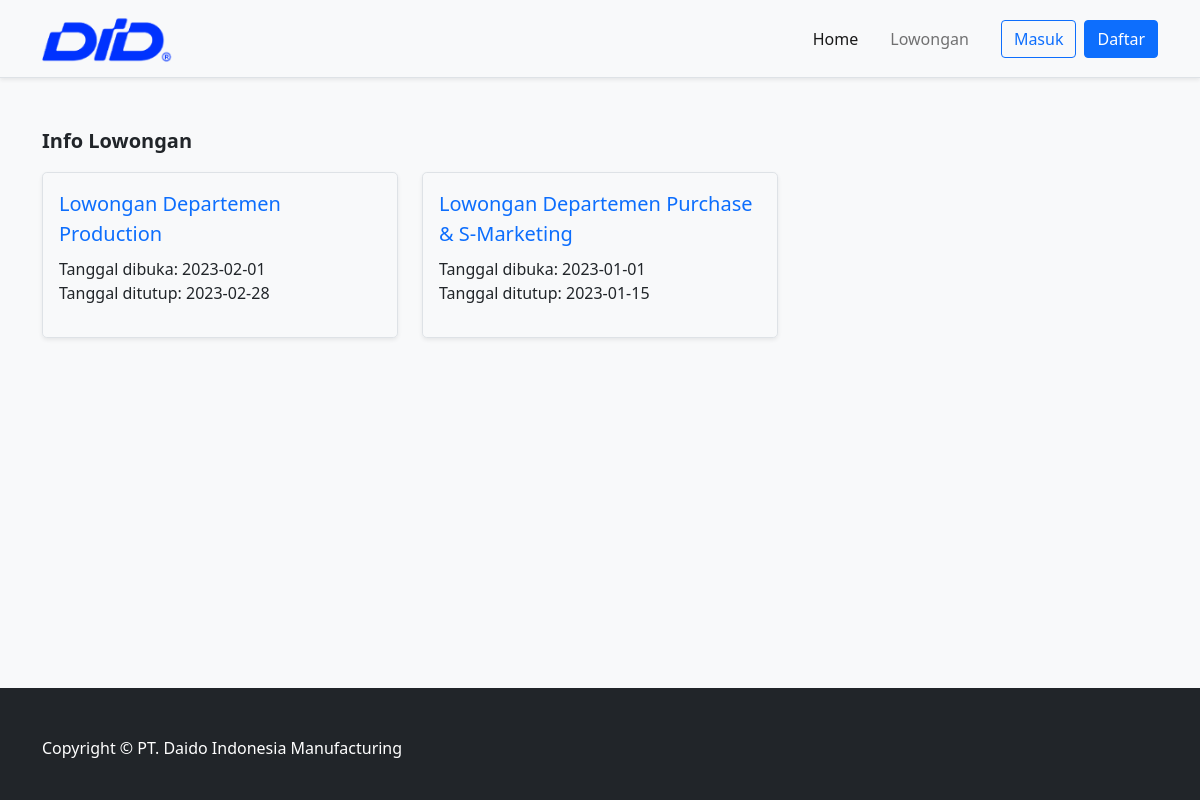
Screenshot of /index.php?halaman=lowongan with the database file from the repository.
### tables this page shows
CREATE TABLE `lowongan` (
  `id_lowongan` int(11) NOT NULL,
  `id_departemen` int(11) NOT NULL,
  `tgl_mulai` date NOT NULL,
  `tgl_berakhir` date NOT NULL,
  `deskripsi` text NOT NULL
);

CREATE TABLE `departemen` (
  `id_departemen` int(11) NOT NULL,
  `nama_departemen` varchar(255) NOT NULL
);

### lowongan.php (the view)
<div class="container py-5 bg-light">
    <p class="fs-5"><b>Info Lowongan</b></p>
    <div class="row">
        <?php
        $query = mysqli_query($koneksi, "SELECT*FROM lowongan l JOIN departemen d ON l.id_departemen=d.id_departemen");
        while ($data = mysqli_fetch_assoc($query)) {
        ?>
            <div class="col-sm-4">
                <div class="border rounded-3 p-3 shadow-sm">
                    <a href="index.php?halaman=detail-lowongan&id=<?= $data['id_lowongan'] ?>" class="fs-5 text-decoration-none">Lowongan Departemen <?= $data['nama_departemen'] ?></a>
                    <p class="fs-6 mt-2">Tanggal dibuka: <?= $data['tgl_mulai'] ?> <br>
                        Tanggal ditutup: <?= $data['tgl_berakhir'] ?>
                    </p>
                </div>
            </div>
        <?php
        }
        ?>
    </div>
</div>

### rows the page displays
lowongan: id_departemen.nama_departemen "Production", tgl_mulai "2023-02-01", tgl_berakhir "2023-02-28"
lowongan: id_departemen.nama_departemen "Purchase & S-Marketing", tgl_mulai "2023-01-01", tgl_berakhir "2023-01-15"
